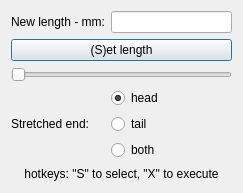
<?xml version="1.0" encoding="UTF-8"?>
<ui version="4.0">
 <class>DialogBeamStretch</class>
 <widget class="QDialog" name="Dialog">
  <property name="geometry">
   <rect>
    <x>0</x>
    <y>0</y>
    <width>243</width>
    <height>193</height>
   </rect>
  </property>
  <property name="baseSize">
   <size>
    <width>200</width>
    <height>300</height>
   </size>
  </property>
  <property name="windowTitle">
   <string>Stretch</string>
  </property>
  <property name="sizeGripEnabled">
   <bool>false</bool>
  </property>
  <layout class="QGridLayout" name="gridLayout">
   <item row="2" column="0" colspan="3">
    <widget class="QPushButton" name="btn1">
     <property name="text">
      <string>(S)et length</string>
     </property>
    </widget>
   </item>
   <item row="6" column="1">
    <widget class="QRadioButton" name="both">
     <property name="text">
      <string>both</string>
     </property>
    </widget>
   </item>
   <item row="4" column="1">
    <widget class="QRadioButton" name="head">
     <property name="text">
      <string>head</string>
     </property>
     <property name="checked">
      <bool>true</bool>
     </property>
    </widget>
   </item>
   <item row="5" column="1">
    <widget class="QRadioButton" name="tail">
     <property name="text">
      <string>tail</string>
     </property>
    </widget>
   </item>
   <item row="0" column="0">
    <widget class="QLabel" name="label">
     <property name="text">
      <string>New length - mm:</string>
     </property>
     <property name="buddy">
      <cstring>edit1</cstring>
     </property>
    </widget>
   </item>
   <item row="0" column="1" colspan="2">
    <widget class="QLineEdit" name="edit1">
     <property name="text">
      <string/>
     </property>
     <property name="alignment">
      <set>Qt::AlignCenter</set>
     </property>
    </widget>
   </item>
   <item row="3" column="0" colspan="3">
    <widget class="QSlider" name="slider">
     <property name="orientation">
      <enum>Qt::Horizontal</enum>
     </property>
    </widget>
   </item>
   <item row="7" column="0" colspan="3">
    <widget class="QLabel" name="label_3">
     <property name="text">
      <string>hotkeys: &quot;S&quot; to select, &quot;X&quot; to execute</string>
     </property>
     <property name="alignment">
      <set>Qt::AlignCenter</set>
     </property>
    </widget>
   </item>
   <item row="4" column="0" rowspan="3">
    <widget class="QLabel" name="label_2">
     <property name="text">
      <string>Stretched end:</string>
     </property>
    </widget>
   </item>
  </layout>
 </widget>
 <tabstops>
  <tabstop>btn1</tabstop>
  <tabstop>edit1</tabstop>
  <tabstop>head</tabstop>
  <tabstop>slider</tabstop>
 </tabstops>
 <resources/>
 <connections/>
</ui>
